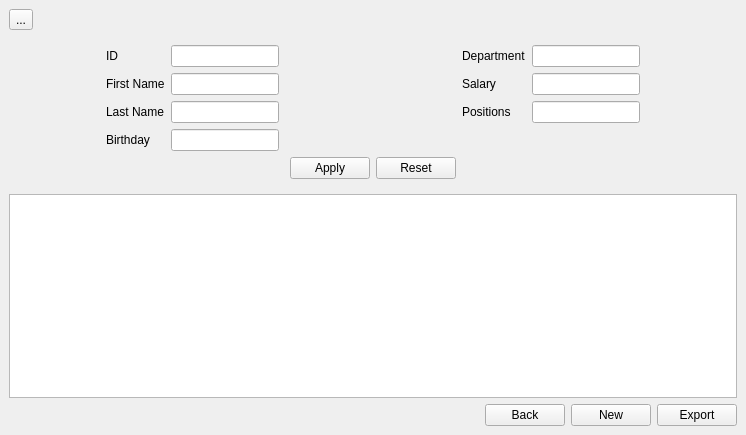
<?xml version="1.0" encoding="UTF-8"?>
<ui version="4.0">
 <class>MainWindow</class>
 <widget class="QMainWindow" name="MainWindow">
  <property name="geometry">
   <rect>
    <x>0</x>
    <y>0</y>
    <width>746</width>
    <height>435</height>
   </rect>
  </property>
  <property name="windowTitle">
   <string>MainWindow</string>
  </property>
  <widget class="QWidget" name="centralwidget">
   <layout class="QGridLayout" name="gridLayout_5">
    <item row="0" column="0">
     <layout class="QGridLayout" name="gridLayout_2">
      <item row="0" column="0">
       <widget class="QToolButton" name="toolButton">
        <property name="text">
         <string>...</string>
        </property>
       </widget>
      </item>
      <item row="0" column="1">
       <spacer name="horizontalSpacer_2">
        <property name="orientation">
         <enum>Qt::Horizontal</enum>
        </property>
        <property name="sizeHint" stdset="0">
         <size>
          <width>658</width>
          <height>20</height>
         </size>
        </property>
       </spacer>
      </item>
     </layout>
    </item>
    <item row="1" column="0">
     <widget class="QWidget" name="widget" native="true">
      <layout class="QGridLayout" name="gridLayout_4">
       <item row="0" column="0">
        <spacer name="horizontalSpacer_5">
         <property name="orientation">
          <enum>Qt::Horizontal</enum>
         </property>
         <property name="sizeHint" stdset="0">
          <size>
           <width>70</width>
           <height>20</height>
          </size>
         </property>
        </spacer>
       </item>
       <item row="0" column="1">
        <layout class="QFormLayout" name="formLayout">
         <item row="0" column="0">
          <widget class="QLabel" name="idLabel">
           <property name="text">
            <string>ID</string>
           </property>
          </widget>
         </item>
         <item row="0" column="1">
          <widget class="QLineEdit" name="idLineEdit">
           <property name="maximumSize">
            <size>
             <width>300</width>
             <height>16777215</height>
            </size>
           </property>
          </widget>
         </item>
         <item row="1" column="0">
          <widget class="QLabel" name="firstNameLabel">
           <property name="text">
            <string>First Name</string>
           </property>
          </widget>
         </item>
         <item row="2" column="0">
          <widget class="QLabel" name="lastNameLabel">
           <property name="text">
            <string>Last Name</string>
           </property>
          </widget>
         </item>
         <item row="2" column="1">
          <widget class="QLineEdit" name="lastNameLineEdit">
           <property name="maximumSize">
            <size>
             <width>300</width>
             <height>16777215</height>
            </size>
           </property>
          </widget>
         </item>
         <item row="3" column="0">
          <widget class="QLabel" name="birthdayLabel">
           <property name="text">
            <string>Birthday</string>
           </property>
          </widget>
         </item>
         <item row="3" column="1">
          <widget class="QLineEdit" name="birthdayLineEdit">
           <property name="maximumSize">
            <size>
             <width>300</width>
             <height>16777215</height>
            </size>
           </property>
          </widget>
         </item>
         <item row="1" column="1">
          <widget class="QLineEdit" name="firstNameLineEdit">
           <property name="maximumSize">
            <size>
             <width>300</width>
             <height>16777215</height>
            </size>
           </property>
          </widget>
         </item>
        </layout>
       </item>
       <item row="0" column="2">
        <spacer name="horizontalSpacer_6">
         <property name="orientation">
          <enum>Qt::Horizontal</enum>
         </property>
         <property name="sizeHint" stdset="0">
          <size>
           <width>69</width>
           <height>20</height>
          </size>
         </property>
        </spacer>
       </item>
       <item row="0" column="3">
        <spacer name="horizontalSpacer_8">
         <property name="orientation">
          <enum>Qt::Horizontal</enum>
         </property>
         <property name="sizeHint" stdset="0">
          <size>
           <width>70</width>
           <height>20</height>
          </size>
         </property>
        </spacer>
       </item>
       <item row="0" column="4">
        <layout class="QFormLayout" name="formLayout_2">
         <item row="0" column="0">
          <widget class="QLabel" name="departmentLabel">
           <property name="text">
            <string>Department</string>
           </property>
          </widget>
         </item>
         <item row="0" column="1">
          <widget class="QLineEdit" name="departmentLineEdit">
           <property name="maximumSize">
            <size>
             <width>300</width>
             <height>16777215</height>
            </size>
           </property>
          </widget>
         </item>
         <item row="1" column="0">
          <widget class="QLabel" name="salaryLabel">
           <property name="text">
            <string>Salary</string>
           </property>
          </widget>
         </item>
         <item row="1" column="1">
          <widget class="QLineEdit" name="salaryLineEdit">
           <property name="maximumSize">
            <size>
             <width>300</width>
             <height>16777215</height>
            </size>
           </property>
           <property name="text">
            <string/>
           </property>
          </widget>
         </item>
         <item row="2" column="0">
          <widget class="QLabel" name="positionLabel">
           <property name="text">
            <string>Positions</string>
           </property>
          </widget>
         </item>
         <item row="2" column="1">
          <widget class="QLineEdit" name="positionLineEdit">
           <property name="maximumSize">
            <size>
             <width>300</width>
             <height>16777215</height>
            </size>
           </property>
          </widget>
         </item>
        </layout>
       </item>
       <item row="0" column="5">
        <spacer name="horizontalSpacer_7">
         <property name="orientation">
          <enum>Qt::Horizontal</enum>
         </property>
         <property name="sizeHint" stdset="0">
          <size>
           <width>69</width>
           <height>20</height>
          </size>
         </property>
        </spacer>
       </item>
       <item row="1" column="0" colspan="6">
        <layout class="QGridLayout" name="gridLayout">
         <item row="0" column="0">
          <spacer name="horizontalSpacer_3">
           <property name="orientation">
            <enum>Qt::Horizontal</enum>
           </property>
           <property name="sizeHint" stdset="0">
            <size>
             <width>118</width>
             <height>20</height>
            </size>
           </property>
          </spacer>
         </item>
         <item row="0" column="1">
          <widget class="QPushButton" name="applyButton">
           <property name="text">
            <string>Apply</string>
           </property>
          </widget>
         </item>
         <item row="0" column="2">
          <widget class="QPushButton" name="resetButton">
           <property name="text">
            <string>Reset</string>
           </property>
          </widget>
         </item>
         <item row="0" column="3">
          <spacer name="horizontalSpacer_4">
           <property name="orientation">
            <enum>Qt::Horizontal</enum>
           </property>
           <property name="sizeHint" stdset="0">
            <size>
             <width>128</width>
             <height>20</height>
            </size>
           </property>
          </spacer>
         </item>
        </layout>
       </item>
      </layout>
     </widget>
    </item>
    <item row="2" column="0">
     <widget class="QTableWidget" name="tableWidget"/>
    </item>
    <item row="3" column="0">
     <layout class="QGridLayout" name="gridLayout_3">
      <item row="0" column="0">
       <spacer name="horizontalSpacer">
        <property name="orientation">
         <enum>Qt::Horizontal</enum>
        </property>
        <property name="sizeHint" stdset="0">
         <size>
          <width>498</width>
          <height>20</height>
         </size>
        </property>
       </spacer>
      </item>
      <item row="0" column="1">
       <widget class="QPushButton" name="exportBtn">
        <property name="text">
         <string>Back</string>
        </property>
       </widget>
      </item>
      <item row="0" column="2">
       <widget class="QPushButton" name="newBtn">
        <property name="text">
         <string>New</string>
        </property>
       </widget>
      </item>
      <item row="0" column="3">
       <widget class="QPushButton" name="backBtn">
        <property name="text">
         <string>Export</string>
        </property>
       </widget>
      </item>
     </layout>
    </item>
   </layout>
  </widget>
 </widget>
 <resources/>
 <connections/>
</ui>
